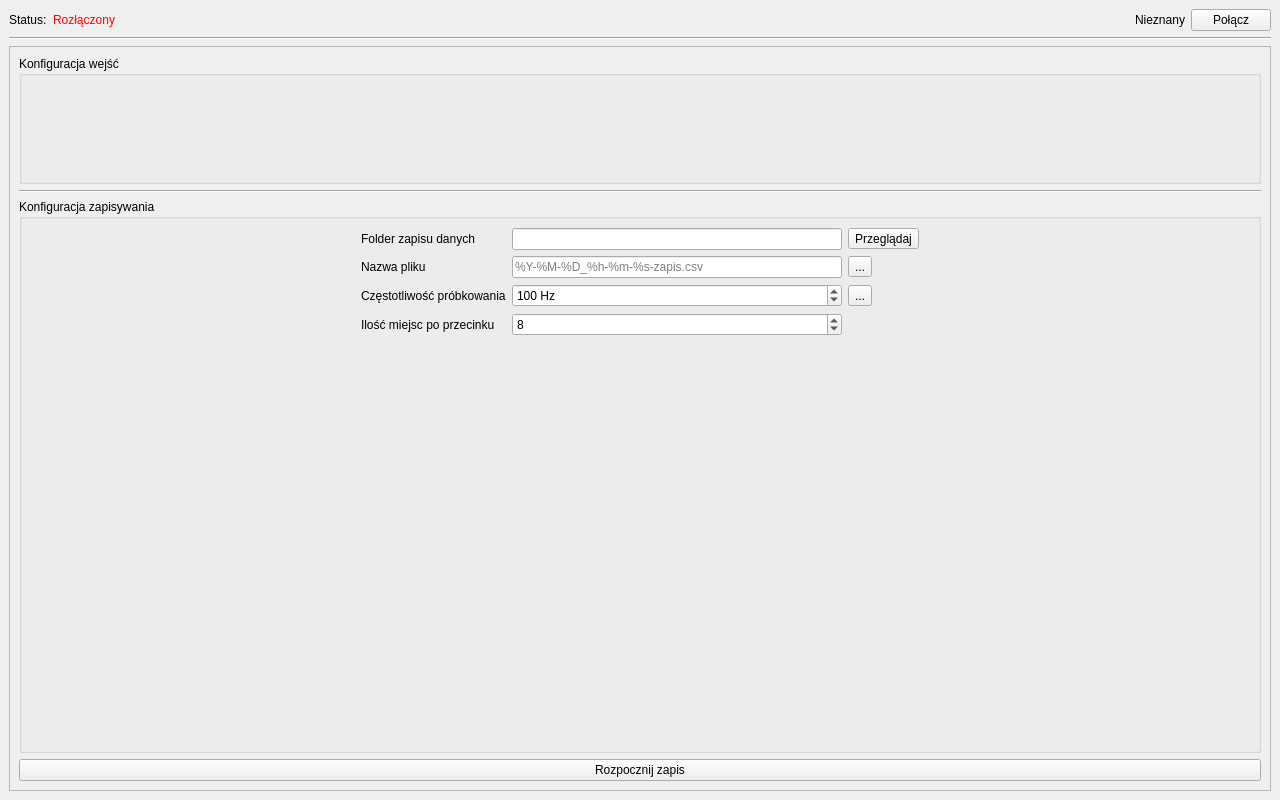
<?xml version="1.0" encoding="UTF-8"?>
<ui version="4.0">
 <class>LjdMainWindow</class>
 <widget class="QMainWindow" name="LjdMainWindow">
  <property name="geometry">
   <rect>
    <x>0</x>
    <y>0</y>
    <width>1280</width>
    <height>800</height>
   </rect>
  </property>
  <property name="minimumSize">
   <size>
    <width>512</width>
    <height>512</height>
   </size>
  </property>
  <property name="windowTitle">
   <string>LabJack Data Dumper</string>
  </property>
  <property name="windowIcon">
   <iconset>
    <normaloff>../resource/icon.ico</normaloff>../resource/icon.ico</iconset>
  </property>
  <property name="documentMode">
   <bool>false</bool>
  </property>
  <property name="tabShape">
   <enum>QTabWidget::TabShape::Rounded</enum>
  </property>
  <widget class="QWidget" name="centralwidget">
   <layout class="QVBoxLayout" name="verticalLayout">
    <item>
     <layout class="QHBoxLayout" name="horizontalLayout">
      <item>
       <widget class="QLabel" name="lblStatus">
        <property name="text">
         <string>Status:</string>
        </property>
       </widget>
      </item>
      <item>
       <widget class="QLabel" name="dispStatus">
        <property name="text">
         <string>&lt;html&gt;&lt;head/&gt;&lt;body&gt;&lt;p&gt;&lt;span style=&quot;
                                        color:#ff0000;&quot;&gt;Rozłączony&lt;/span&gt;&lt;/p&gt;&lt;/body&gt;&lt;/html&gt;
                                    </string>
        </property>
       </widget>
      </item>
      <item>
       <spacer name="horizontalSpacer">
        <property name="orientation">
         <enum>Qt::Orientation::Horizontal</enum>
        </property>
        <property name="sizeHint" stdset="0">
         <size>
          <width>40</width>
          <height>20</height>
         </size>
        </property>
       </spacer>
      </item>
      <item>
       <widget class="QLabel" name="dispConnType">
        <property name="text">
         <string>Nieznany</string>
        </property>
       </widget>
      </item>
      <item>
       <widget class="QPushButton" name="btnConnection">
        <property name="text">
         <string>Połącz</string>
        </property>
       </widget>
      </item>
     </layout>
    </item>
    <item>
     <widget class="Line" name="line">
      <property name="orientation">
       <enum>Qt::Orientation::Horizontal</enum>
      </property>
     </widget>
    </item>
    <item>
     <widget class="QScrollArea" name="areaConfig">
      <property name="enabled">
       <bool>true</bool>
      </property>
      <property name="horizontalScrollBarPolicy">
       <enum>Qt::ScrollBarPolicy::ScrollBarAlwaysOff</enum>
      </property>
      <property name="widgetResizable">
       <bool>true</bool>
      </property>
      <property name="alignment">
       <set>Qt::AlignmentFlag::AlignHCenter|Qt::AlignmentFlag::AlignTop</set>
      </property>
      <widget class="QWidget" name="scrollAreaWidgetContents">
       <property name="enabled">
        <bool>true</bool>
       </property>
       <property name="geometry">
        <rect>
         <x>0</x>
         <y>0</y>
         <width>1258</width>
         <height>735</height>
        </rect>
       </property>
       <layout class="QVBoxLayout" name="verticalLayout_2">
        <item>
         <widget class="QGroupBox" name="boxConfigInput">
          <property name="sizePolicy">
           <sizepolicy hsizetype="Preferred" vsizetype="Maximum">
            <horstretch>0</horstretch>
            <verstretch>0</verstretch>
           </sizepolicy>
          </property>
          <property name="minimumSize">
           <size>
            <width>0</width>
            <height>128</height>
           </size>
          </property>
          <property name="title">
           <string>Konfiguracja wejść</string>
          </property>
          <property name="flat">
           <bool>true</bool>
          </property>
         </widget>
        </item>
        <item>
         <widget class="Line" name="line_2">
          <property name="orientation">
           <enum>Qt::Orientation::Horizontal</enum>
          </property>
         </widget>
        </item>
        <item>
         <widget class="QGroupBox" name="boxConfigLogging">
          <property name="enabled">
           <bool>true</bool>
          </property>
          <property name="autoFillBackground">
           <bool>false</bool>
          </property>
          <property name="title">
           <string>Konfiguracja zapisywania</string>
          </property>
          <property name="flat">
           <bool>true</bool>
          </property>
          <layout class="QGridLayout" name="gridLayout">
           <item row="1" column="2">
            <widget class="QLineEdit" name="editFileName">
             <property name="inputMask">
              <string/>
             </property>
             <property name="text">
              <string/>
             </property>
             <property name="placeholderText">
              <string>%Y-%M-%D_%h-%m-%s-zapis.csv</string>
             </property>
            </widget>
           </item>
           <item row="0" column="3">
            <widget class="QToolButton" name="btnSetOutputDir">
             <property name="text">
              <string>Przeglądaj</string>
             </property>
             <property name="icon">
              <iconset theme="QIcon::ThemeIcon::DriveHarddisk"/>
             </property>
             <property name="popupMode">
              <enum>QToolButton::ToolButtonPopupMode::InstantPopup</enum>
             </property>
             <property name="toolButtonStyle">
              <enum>Qt::ToolButtonStyle::ToolButtonTextBesideIcon</enum>
             </property>
             <property name="autoRaise">
              <bool>false</bool>
             </property>
             <property name="arrowType">
              <enum>Qt::ArrowType::NoArrow</enum>
             </property>
            </widget>
           </item>
           <item row="0" column="0">
            <spacer name="horizontalSpacer_2">
             <property name="orientation">
              <enum>Qt::Orientation::Horizontal</enum>
             </property>
             <property name="sizeHint" stdset="0">
              <size>
               <width>40</width>
               <height>20</height>
              </size>
             </property>
            </spacer>
           </item>
           <item row="0" column="1">
            <widget class="QLabel" name="lblOutputDir">
             <property name="text">
              <string>Folder zapisu danych</string>
             </property>
            </widget>
           </item>
           <item row="4" column="2">
            <spacer name="verticalSpacer">
             <property name="orientation">
              <enum>Qt::Orientation::Vertical</enum>
             </property>
             <property name="sizeHint" stdset="0">
              <size>
               <width>20</width>
               <height>20</height>
              </size>
             </property>
            </spacer>
           </item>
           <item row="1" column="1">
            <widget class="QLabel" name="lblFileName">
             <property name="text">
              <string>Nazwa pliku</string>
             </property>
            </widget>
           </item>
           <item row="0" column="4">
            <spacer name="horizontalSpacer_3">
             <property name="orientation">
              <enum>Qt::Orientation::Horizontal</enum>
             </property>
             <property name="sizeHint" stdset="0">
              <size>
               <width>40</width>
               <height>20</height>
              </size>
             </property>
            </spacer>
           </item>
           <item row="1" column="3">
            <widget class="QToolButton" name="btnFileNameTemplatingHelp">
             <property name="text">
              <string>...</string>
             </property>
             <property name="icon">
              <iconset theme="QIcon::ThemeIcon::HelpAbout"/>
             </property>
            </widget>
           </item>
           <item row="2" column="1">
            <widget class="QLabel" name="lblSampleRate">
             <property name="text">
              <string>Częstotliwość próbkowania</string>
             </property>
            </widget>
           </item>
           <item row="0" column="2">
            <widget class="QLineEdit" name="editOutputDir"/>
           </item>
           <item row="2" column="3">
            <widget class="QToolButton" name="btnSampleRateHelp">
             <property name="text">
              <string>...</string>
             </property>
             <property name="icon">
              <iconset theme="QIcon::ThemeIcon::HelpAbout"/>
             </property>
            </widget>
           </item>
           <item row="2" column="2">
            <widget class="QSpinBox" name="sbSampleRate">
             <property name="suffix">
              <string> Hz</string>
             </property>
             <property name="minimum">
              <number>1</number>
             </property>
             <property name="maximum">
              <number>10000</number>
             </property>
             <property name="stepType">
              <enum>QAbstractSpinBox::StepType::DefaultStepType</enum>
             </property>
             <property name="value">
              <number>100</number>
             </property>
            </widget>
           </item>
           <item row="3" column="1">
            <widget class="QLabel" name="lblPrecision">
             <property name="text">
              <string>Ilość miejsc po przecinku</string>
             </property>
            </widget>
           </item>
           <item row="3" column="2">
            <widget class="QSpinBox" name="sbPrecision">
             <property name="suffix">
              <string/>
             </property>
             <property name="minimum">
              <number>0</number>
             </property>
             <property name="maximum">
              <number>16</number>
             </property>
             <property name="value">
              <number>8</number>
             </property>
            </widget>
           </item>
          </layout>
         </widget>
        </item>
        <item>
         <widget class="QPushButton" name="btnStartStop">
          <property name="text">
           <string>Rozpocznij zapis</string>
          </property>
         </widget>
        </item>
       </layout>
      </widget>
     </widget>
    </item>
   </layout>
  </widget>
 </widget>
 <resources>
  <include location="../resource/qt_resource.qrc"/>
 </resources>
 <connections/>
</ui>
